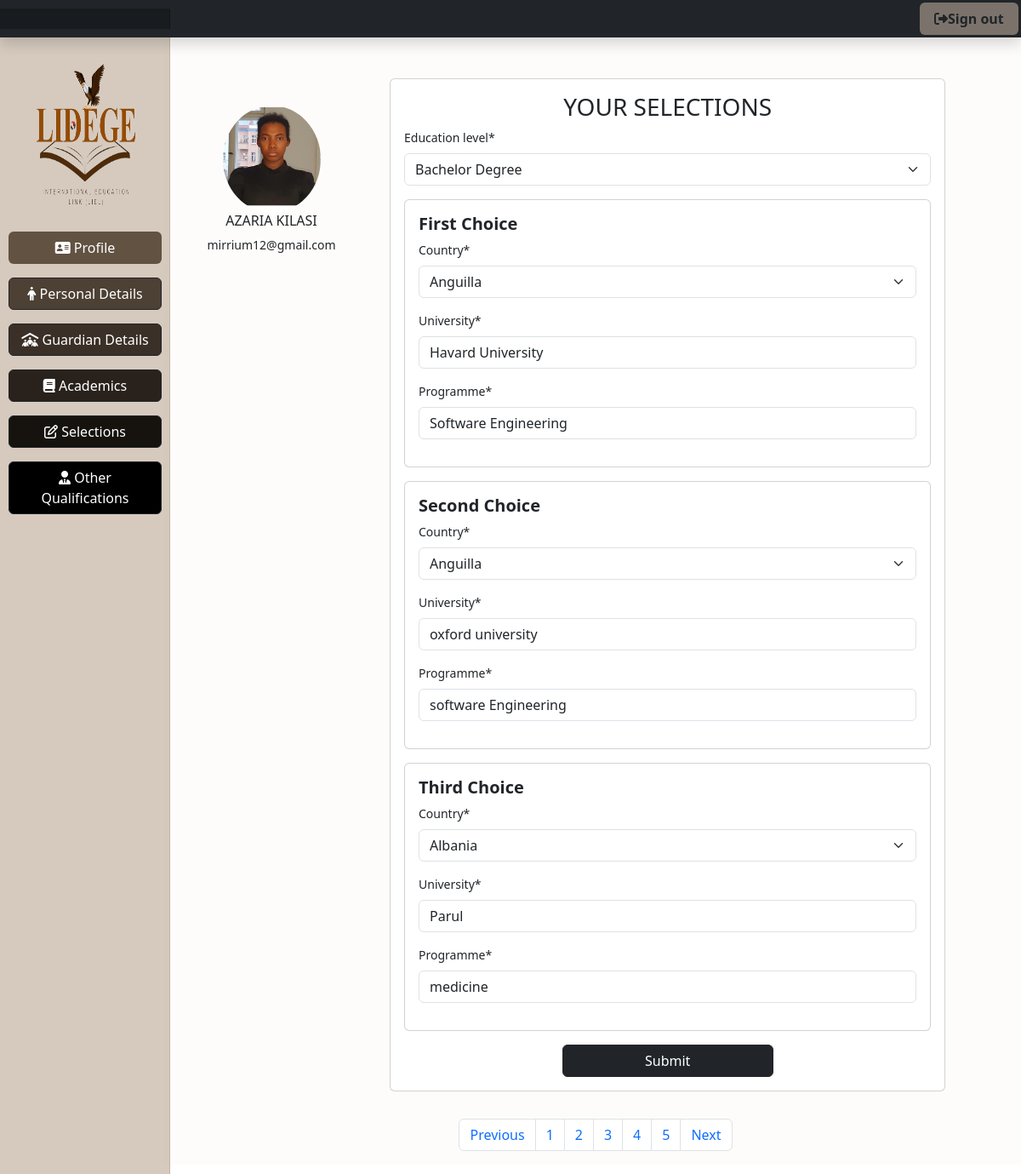
The page /selections/ (signed in) on the database its author committed.
### applicantsReg/models.py (models this page shows, shortened)
class Applicant_Personal_Details(models.Model):
    user = models.OneToOneField(CustomUser, on_delete=models.CASCADE,related_name='personal_details')
    firstname = models.CharField(max_length=100)
    last_name = models.CharField(max_length=100)
    phone = models.CharField(max_length=13)
    date_of_birth =  models.DateField(null=True)
    submission_time = SubmissionTimeField(null=True)
    nationality = models.CharField(
        max_length=100,
        choices=[(country.name, country.name) for country in pycountry.countries],
        blank=True,
        null=True,
    )
    profile_image = models.ImageField(upload_to='profile_images/', blank=True)
    class Meta:
        verbose_name_plural = "Applicant personal Details"

class CustomUser(AbstractUser):
    email = models.EmailField(unique=True, blank=True, null=True)
    username = models.CharField(max_length=100, unique=True)
    referred_by = models.ForeignKey('self', on_delete=models.SET_NULL, null=True, related_name='referrals')
    class Meta:
        verbose_name_plural = "Users"

class Applicant_Selections(models.Model):
    user = models.OneToOneField(CustomUser, on_delete=models.CASCADE,related_name='selections')
    education_level = models.CharField(choices=APPLYING_EDUCATION_LEVEL_CHOICES, max_length=20,default="Bachelor_Degree")
    interested_university1 = models.CharField(max_length=100)
    interested_university2 = models.CharField(max_length=100)
    interested_university3 = models.CharField(max_length=100)
    interested_university4 = models.CharField(max_length=100)
    interested_country1 = models.CharField(max_length=100,
        choices=[(country.name, country.name) for country in pycountry.countries],
        blank=True,
        null=True,)
    interested_country2 = models.CharField(max_length=100,
        choices=[(country.name, country.name) for country in pycountry.countries],
        blank=True,
        null=True,)
    interested_country3 = models.CharField(max_length=100,
        choices=[(country.name, country.name) for country in pycountry.countries],
        blank=True,
        null=True,)
    interested_country4 = models.CharField(max_length=100,
        choices=[(country.name, country.name) for country in pycountry.countries],
        blank=True,
        null=True,)
    interested_courses1 = models.CharField(max_length=100)
    interested_courses2 = models.CharField(max_length=100)
    interested_courses3 = models.CharField(max_length=100)
    interested_courses4 = models.CharField(max_length=100)
    submission_time = SubmissionTimeField(null=True)
    class Meta:
        verbose_name_plural = "Applicant Selections"

### applicantsReg/views.py (the view)
# urls.py: path('selections/',views.selections_view,name = 'selections'),
@login_required
def selections_view(request):
    if request.user.is_staff:
        return redirect("applist")
    applicant_details = getattr(request.user, 'personal_details', None)
    selections  = getattr(request.user, 'selections', None)
    if selections:
        submission_time = selections.submission_time  # Assuming there's a submission_time field in your model
        if selections is not None and submission_time is not None:
            if submission_time + timedelta(hours=168) < timezone.now():  # Assuming there's a submission_time field in your model
                messages.warning(request, "You can't modify your data after 24 hours since submission.")
                return redirect("home")
        if request.method == "POST":
            form = ApplicantSelectionsForm(request.POST, request.FILES, instance=selections)
            if form.is_valid():
                form.save()
                return redirect('other')
        else:
            form = ApplicantSelectionsForm(instance = selections)
        return render(request, "selections.html", {"form": form,"applicant_details":applicant_details,"messages":messages})
    else:
        error_message = "You don't have any profile you may logout or contact you system admin."
        messages.warning(request, error_message)
        return redirect("home")

### applicantsReg/templates/selections.html (shortened to what this page needs)
{%extends 'base7.html'%}
{%load static%}
{%load crispy_forms_tags%}
{%block content%}
<div class="row" style="background-color:#f1e7dd27; height:cover; margin-bottom: 2rem;">
    <div class="col-md-3">
        {%if applicant_details.profile_image%}
        <img class="rounded-circle" src="{{applicant_details.profile_image.url}}" alt="" style="width: 50%; margin-left: 25%; margin-top: 5rem;">
        <h6 style="text-align: center;">{{applicant_details.firstname}} {{applicant_details.last_name}}</h6>
        <p style="text-align: center;">{{applicant_details.user.email}}</p>
        {%else%}
        <img class="rounded-circle" src="{%static 'img/avatar.jpg'%}" alt="" style="width: 50%; margin-left: 25%; margin-top: 3rem;">
        <h6 style="text-align: center;margin-top: 0.5rem;">{{applicant_details.user.email}}</h6>
        {%endif%}
    </div>
    <div class="col-md-8">
        <div class="card" style="margin-top: 3rem; padding: 1rem;">
            <div class="row">
                <div class="col-md-">
                    <h3 style="text-align: center;">YOUR SELECTIONS</h3>
                    <form action="" method="POST" enctype="multipart/form-data">
                        {{form.education_level|as_crispy_field}}
                        <div class="card mb-3" style="padding: 1rem;">
                        <h5><strong>First Choice</strong></h5>
                        {{form.interested_country1|as_crispy_field}}
                        {{form.interested_university1|as_crispy_field}}
                        {{form.interested_courses1|as_crispy_field}}
                        </div>
                        <div class="card mb-3" style="padding: 1rem;">
                        <h5><strong>Second Choice</strong></h5>
                        {{form.interested_country2|as_crispy_field}}
                        {{form.interested_university2|as_crispy_field}}
                        {{form.interested_courses2|as_crispy_field}}
                        </div>
                        <div class="card mb-3" style="padding: 1rem;">
                        <h5><strong>Third Choice</strong></h5>
                        {{form.interested_country3|as_crispy_field}}
                        {{form.interested_university3|as_crispy_field}}
                        {{form.interested_courses3|as_crispy_field}}
                        </div>
                        <input type="submit" value="Submit" class="btn btn-dark" style="width: 40%; margin-left: 30%;">
                    </form>
                </div>
            </div>
        </div>
    </div>
    <nav aria-label="Page navigation example" style="margin-top: 2rem;">
        <ul class="pagination justify-content-center">
          <li class="page-item ">
            <a class="page-link" href="{%url 'academics'%}" tabindex="-1" aria-disabled="true">Previous</a>
          </li>
          <li class="page-item"><a class="page-link" href="{%url 'applicant_details'%}">1</a></li>
          <li class="page-item"><a class="page-link" href="{%url 'guardian'%}">2</a></li>
          <li class="page-item"><a class="page-link" href="{%url 'academics'%}">3</a></li>
          <li class="page-item"><a class="page-link" href="{%url 'selections'%}">4</a></li>
          <li class="page-item"><a class="page-link" href="{%url 'other'%}">5</a></li>
          <li class="page-item">
            <a class="page-link" href="{%url 'other'%}">Next</a>
          </li>
        </ul>
</div>
{%endblock%}

### static/css/dashboard.css (style rules this page uses)
body { font-size: .875rem; }

### rows shown on the page
Applicant_Personal_Details: profile_image (picture), firstname "AZARIA", last_name "KILASI", user.email "mirrium12@gmail.com"
Applicant_Selections: education_level "Bachelor Degree", interested_country1 "Anguilla", interested_university1 "Havard University", interested_courses1 "Software Engineering", interested_country2 "Anguilla", interested_university2 "oxford university", interested_courses2 "software Engineering", interested_country3 "Albania", interested_university3 "Parul", interested_courses3 "medicine"
